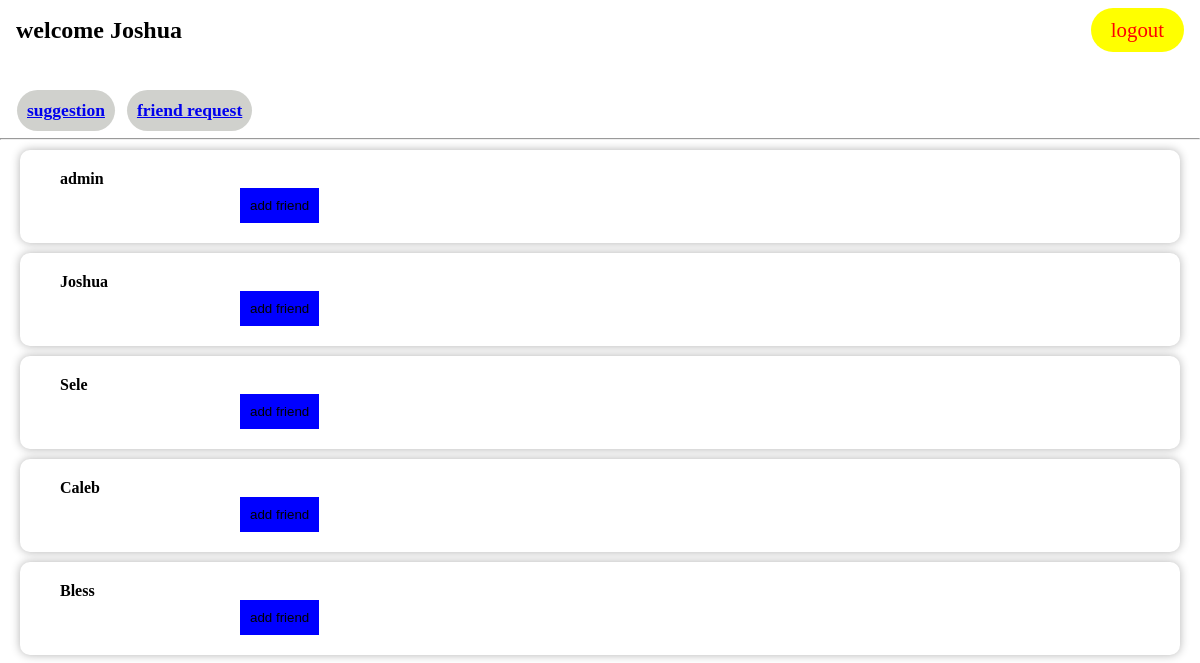
Screenshot of / (signed in) with the database file from the repository.
### account/models.py (models this page shows, shortened)
class MyUser(AbstractUser):
    id = models.UUIDField(
            primary_key=True,
            default=uuid.uuid4,
            editable=False,)
    username = models.CharField(max_length=50,unique=True)
    email = models.EmailField(unique=True)
    contact = models.IntegerField(blank=True,null=True)
    friends = models.ManyToManyField('self',symmetrical=False)
    USERNAME_FIELD = 'username'
    REQUIRED_FIELDS = ["email"]

### main/views.py (the view)
# urls.py: path("",views.home,name="home"),
@login_required
def home(request):
    suggestions = User.objects.all()
    friends = User.objects.get(username=request.user.username).friends.all()
    context = {
            "suggestions":suggestions,
            "friends":friends,
            }
    return render(request,"home.html",context)

### templates/home.html (shortened to what this page needs)
<!DOCTYPE html>
<html lang="en">
<head>
</head>
<body>
    <header>
        <nav class="nav-links">
            <h2>welcome Joshua</h2>
	    <a href="{% url 'account:logout'%}">logout</a>
        </nav>
        <div class="main">
		<h3><a href="{% url 'main:home' %}">suggestion</a></h3>
		<h3><a href="{% url 'main:allrequest' %}">friend request</a></h3>
        </div>
    </header>
    <br>
    <hr>
    <main>
	    {% for suggestion in suggestions%}
	    {% if suggestion not in friends%}
        <div class="suggestion" id="added">
		<h4>{{suggestion.username}}</h4>
		<a href="{% url 'main:request' suggestion.pk%}"><button onclick="remove()" >add friend</button></a>
        </div>
	{%endif%}
	{% endfor %}
    </main>
</body>
</html>

### templates/home.html (style rules this page uses)
* { margin: 0; padding: 0; box-sizing: border-box; }
.nav-links { display: flex; justify-content: space-between; align-items: center; padding: 0.5em 1em; color: black; }
.nav-links a { text-decoration: none; font-size: 1.3em; color: red; background: yellow; border-radius: 50px; padding: 10px 20px; }
.main { justify-content: space-between; background:white; border: blue; padding: 2em 1em; font-size: 15px; }
.main h3 { background: #D0D1CD; float: left; margin: 0 10px 0 2px; border-radius: 50px; padding: 10px 10px; }
.suggestion { box-shadow: hsl(0,0%,70%) 0 0 10px; border-radius: 10px; margin: 10px 20px; padding: 20px; }
.suggestion h4 { margin-left: 20px; }
.suggestion a { margin-left: 200px; }
button { background: blue; padding: 10px; border: none; }

### rows the page displays
MyUser: username "admin"
MyUser: username "Joshua"
MyUser: username "Sele"
MyUser: username "Caleb"
MyUser: username "Bless"
